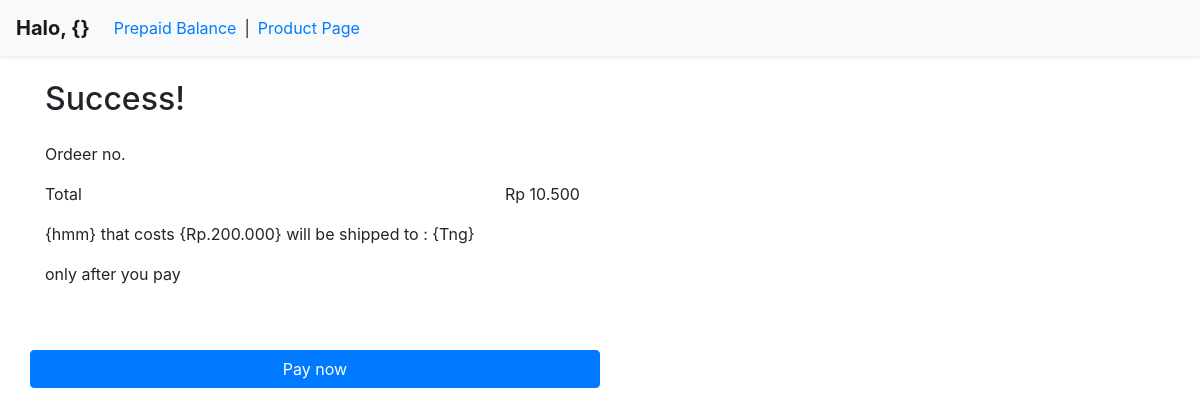
The page /index.php/user/success on the database its author committed.
### tables this page shows
CREATE TABLE `prepaid_balance` (
  `id` int(11) NOT NULL,
  `mobile_number` varchar(35) NOT NULL,
  `value` varchar(50) NOT NULL,
  `date` int(11) NOT NULL,
  `no_order` int(11) NOT NULL
);

CREATE TABLE `product` (
  `id` int(11) NOT NULL,
  `product` varchar(56) NOT NULL,
  `address` varchar(128) NOT NULL,
  `price` char(30) NOT NULL,
  `date` int(11) NOT NULL,
  `no_order` int(11) NOT NULL
);

### application/controllers/user.php (called while the page is built, shortened)
<?php
class User extends CI_Controller {
    public function success()
    {
        $data['title'] = "Halo,";
        $data['title_heading'] = "Success!";
		$data['user'] = $this->db->get_where('user', ['email' => $this->session->userdata('email')])->row_array();
        $data['prepaid_balance'] = $this->db->get_where('prepaid_balance')->row_array();
        $data['product'] = $this->db->get_where('product')->row_array();
        $this->load->view('template/header');
        $this->load->view('template/topbar', $data);
        $this->load->view('success', $data);
        $this->load->view('template/footer');
    }
}

### index.php (called while the page is built, shortened)
<?php
require_once BASEPATH.'core/CodeIgniter.php';

### application/views/success.php (the view, shortened to what this page needs)
<div class="container">
    <h2 class="my-4"><?= $title_heading ?></h2>
    <?php
    $persen = 500;
    $total = $prepaid_balance['value'] + $persen;
    $total = "Rp " . number_format($total,0,',','.');
    ?>
    <div class="row">
        <p class=col-sm-5>Ordeer no.</p>
    </div>
    <div class="row">
        <p class=col-sm-5>Total</p>
        <p><?php echo $total ?></p>
    </div>
    <div class="row">
        <p class="col-sm-5">{<?php echo $product['product'] ?>} that costs {Rp.<?php echo number_format($product['price'],0,',','.'); ?>} will be shipped to : {<?php echo $product['address'] ?>}</p><br>
    </div>
    <div class="row">
        <p class="col-sm-5">only after you pay</p>
    </div>
    <div class="row">
        <a href="<?php echo base_url('user/pay_order') ?>" class='btn btn-primary col-sm-6 mt-5'>Pay now</a>
    </div>
</div>

### rows shown on the page
prepaid_balance: value "Rp 10.500"
product: product "hmm", price "200.000", address "Tng"

### other values the page prints
$title "Halo,"
$title_heading "Success!"
